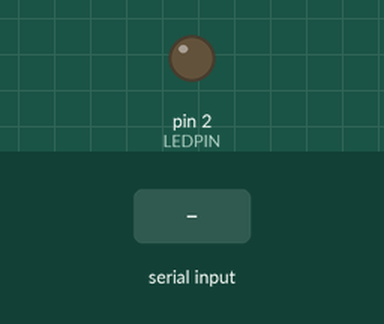
Recording of a sketch running on a simulated Arduino Uno, built with avr-gcc and run on an emulated ATmega328P. Shown: output pins drawn as LEDs (lit = HIGH). Inputs (shaded band) come from the test bench. What the sketch prints to the serial monitor is not drawn.

Above: at 1.2 s.
1.3 s: byte 30 received over Serial
At 2.4 s:
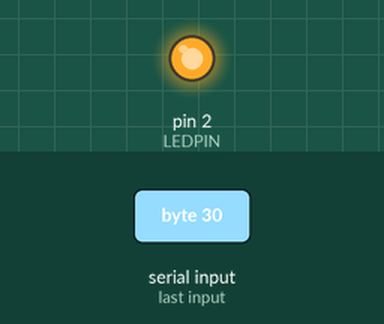
2.8 s: byte 90 received over Serial
4.3 s: byte 120 received over Serial
Timing chart, 0 to 7.3 s (numbered marks = the images above; inputs shaded):
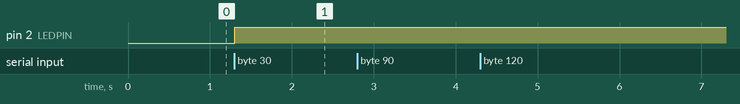

The sketch:

Bluetooth.ino
```cpp
int LEDPIN = 2;

void setup() {
  Serial.begin(115200);
  pinMode(LEDPIN, OUTPUT);
}

void loop() {

  if(Serial.available()) {

    // obtain what is received from the iPhone
    int received = Serial.read();

    // write back to the iPhone what you received
    Serial.write(received);

    // turn the LED High
    digitalWrite(LEDPIN, HIGH);

    // if the button has been pressed 'twice' turn off LED
    if (received % 2 == 1) {
      digitalWrite(LEDPIN, LOW);
    }
   }
 }
```

Measured:
- after the input at 1.3 s, pin 2 (LEDPIN): LOW → HIGH at once
- after the input at 2.8 s, every drawn part: stays the same
- after the input at 4.3 s, every drawn part: stays the same
